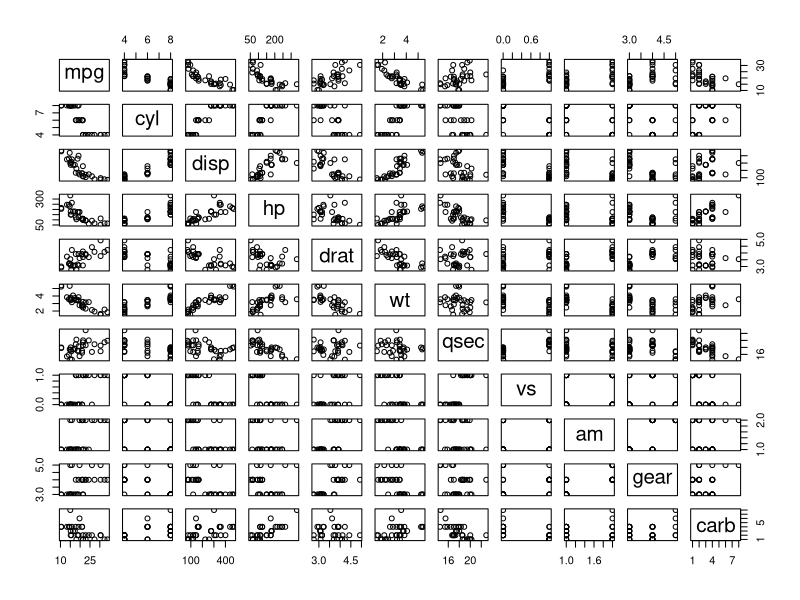
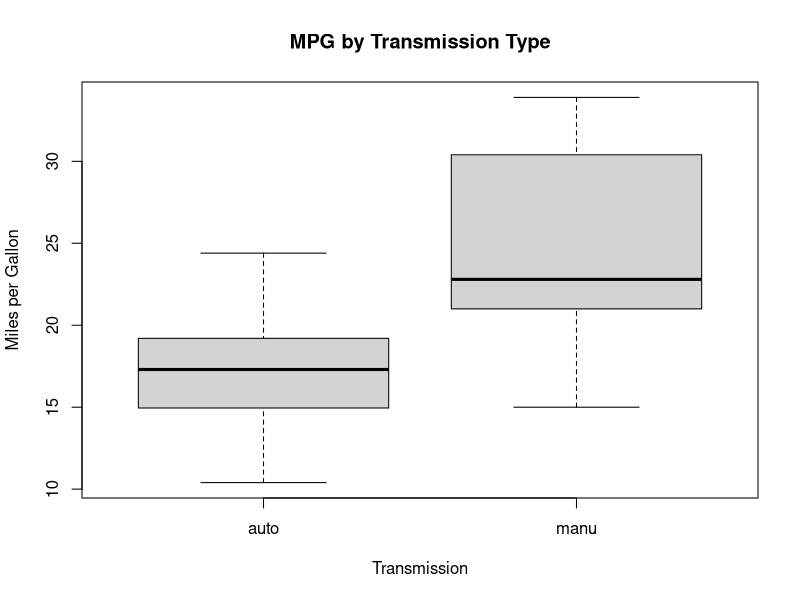
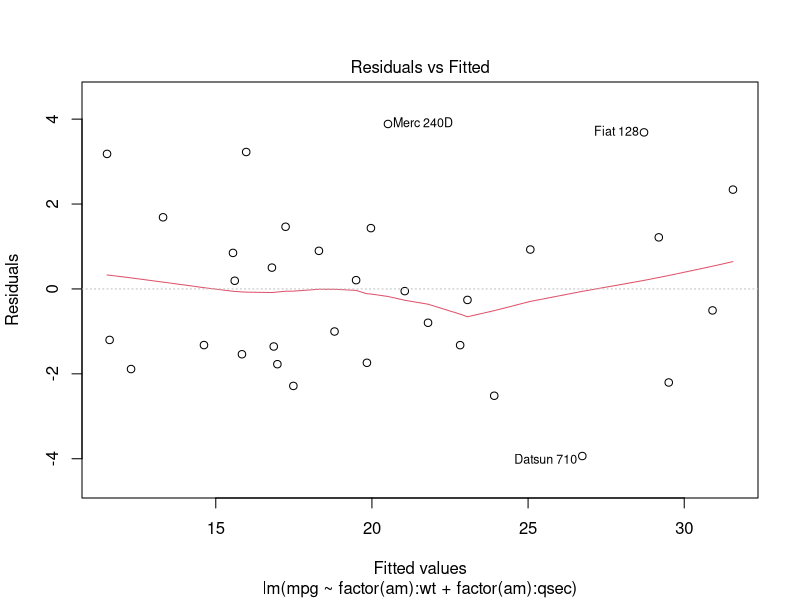
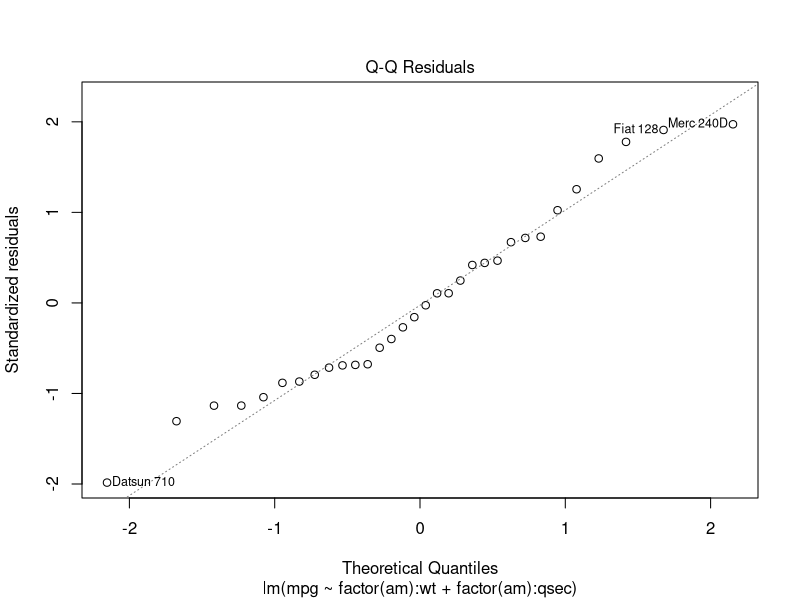
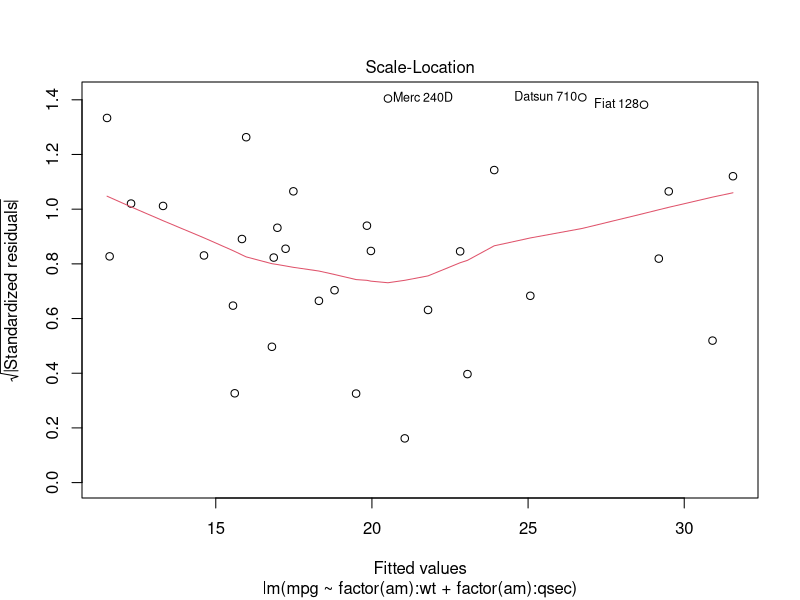
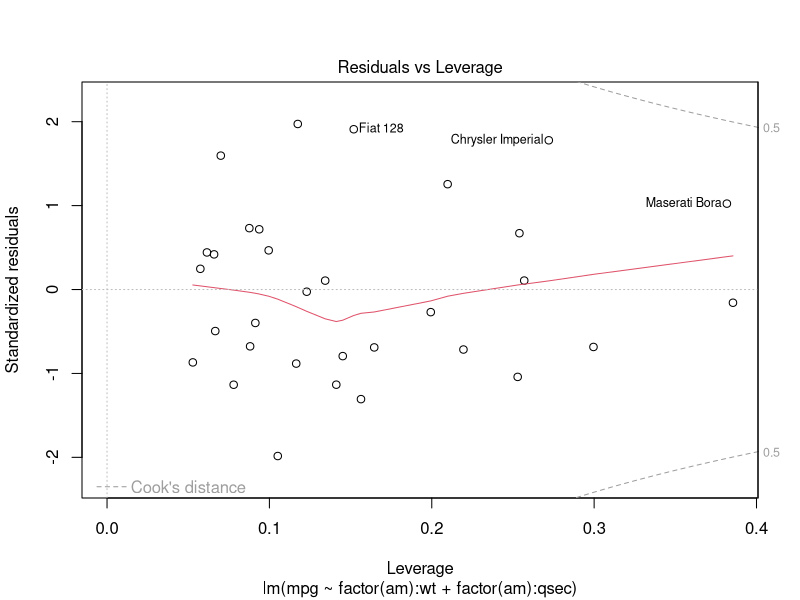

Write the R code that produced these figures, in order.
## ---- chunk 1
knitr::opts_chunk$set(echo = TRUE)
## ---- chunk 2
library(datasets)
data(mtcars)
head(mtcars)
summary(mtcars)
## ---- chunk 3
mtcars$am<- factor(mtcars$am,labels = c('auto','manu'))
t.test(mtcars$mpg~mtcars$am)

## ---- chunk 4
stepmodel = step(lm(data = mtcars, mpg ~ .),trace=0,steps=10000)
summary(stepmodel)
model <- lm(mpg~ factor(am):wt + factor(am):qsec,data=mtcars)
summary(model)
## ---- chunk 5
pairs(mtcars)
## ---- chunk 6
boxplot(mpg~am, data = mtcars,
        xlab = "Transmission",
        ylab = "Miles per Gallon",
        main = "MPG by Transmission Type")
## ---- chunk 7
plot(model)

